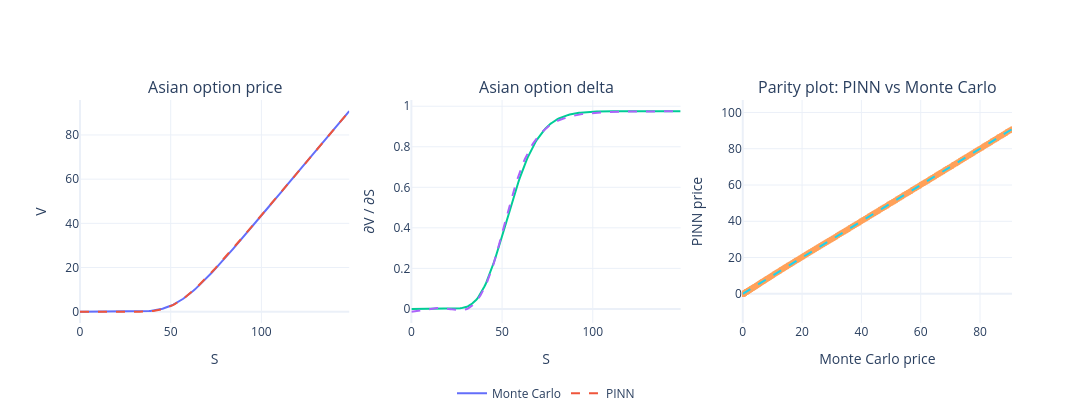

The notebook cell this image was saved under:
### Code cell
S_grid_eval = np.linspace(0, S_max_real, 200)

results = run_full_evaluation(
    model=model,          # PINN già addestrata
    S_grid=S_grid_eval,   # grid su S
    K=K_real,        # strike reale
    r=r_eval,             # risk-free rate
    sigma=sigma_eval,     # volatilità
    T=1.0,                # maturità
    n_steps=252,       # discretizzazione MC
    n_paths=200_000,   # paths MC
    h_delta=1.0,          # bump per delta
)

### Figure 1 — Plotly figure (JSON) as saved in the notebook; plotly's stock layout.template omitted (floating-point values rounded to 4 significant figures; data arrays with more than 128 entries replaced by an {"elided": "..."} marker saying what was removed)
{"data": [{"name": "Monte Carlo", "type": "scatter", "x": {"elided": "200 float values"}, "xaxis": "x", "y": {"elided": "200 float values"}, "yaxis": "y"}, {"line": {"dash": "dash"}, "name": "PINN", "type": "scatter", "x": {"elided": "200 float values"}, "xaxis": "x", "y": {"elided": "200 float values"}, "yaxis": "y"}, {"showlegend": false, "type": "scatter", "x": {"elided": "200 float values"}, "xaxis": "x2", "y": {"elided": "200 float values"}, "yaxis": "y2"}, {"line": {"dash": "dash"}, "showlegend": false, "type": "scatter", "x": {"elided": "200 float values"}, "xaxis": "x2", "y": {"elided": "200 float values"}, "yaxis": "y2"}, {"mode": "markers", "showlegend": false, "type": "scatter", "x": {"elided": "200 float values"}, "xaxis": "x3", "y": {"elided": "200 float values"}, "yaxis": "y3"}, {"line": {"dash": "dash"}, "mode": "lines", "showlegend": false, "type": "scatter", "x": [0, 90.78], "xaxis": "x3", "y": [0, 90.78], "yaxis": "y3"}], "layout": {"annotations": [{"font": {"size": 16}, "showarrow": false, "text": "Asian option price", "x": 0.1444, "xanchor": "center", "xref": "paper", "y": 1, "yanchor": "bottom", "yref": "paper"}, {"font": {"size": 16}, "showarrow": false, "text": "Asian option delta", "x": 0.5, "xanchor": "center", "xref": "paper", "y": 1, "yanchor": "bottom", "yref": "paper"}, {"font": {"size": 16}, "showarrow": false, "text": "Parity plot: PINN vs Monte Carlo", "x": 0.8556, "xanchor": "center", "xref": "paper", "y": 1, "yanchor": "bottom", "yref": "paper"}], "height": 420, "legend": {"orientation": "h", "x": 0.5, "xanchor": "center", "y": -0.25}, "width": 1500, "xaxis": {"anchor": "y", "domain": [0, 0.2889], "title": {"text": "S"}}, "xaxis2": {"anchor": "y2", "domain": [0.3556, 0.6444], "title": {"text": "S"}}, "xaxis3": {"anchor": "y3", "domain": [0.7111, 1], "range": [0, 90.78], "title": {"text": "Monte Carlo price"}}, "yaxis": {"anchor": "x", "domain": [0, 1], "title": {"text": "V"}}, "yaxis2": {"anchor": "x2", "domain": [0, 1], "title": {"text": "∂V / ∂S"}}, "yaxis3": {"anchor": "x3", "domain": [0, 1], "range": [0, 90.78], "scaleanchor": "x", "title": {"text": "PINN price"}}}}
